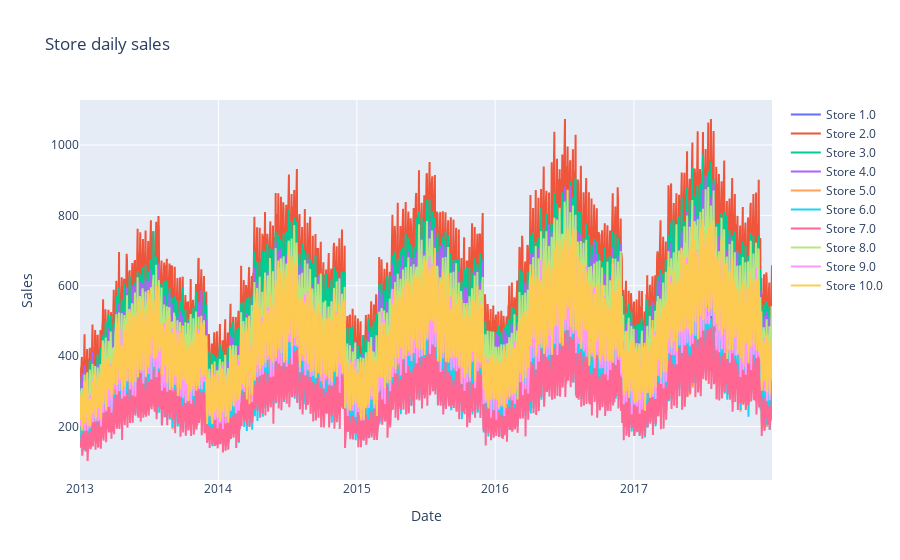

Notebook code cell kept with this figure:
### Code cell
store_daily_sales_sc = []
for store in store_daily_sales['store'].unique():
    current_store_daily_sales = store_daily_sales[(store_daily_sales['store'] == store)]
    store_daily_sales_sc.append(go.Scatter(x=current_store_daily_sales['date'], y=current_store_daily_sales['sales'], name=('Store %s' % store)))

layout = go.Layout(title='Store daily sales', xaxis=dict(title='Date'), yaxis=dict(title='Sales'))
fig = go.Figure(data=store_daily_sales_sc, layout=layout)
iplot(fig)

### Figure 1 — Plotly figure (JSON) as saved in the notebook; plotly's stock layout.template omitted (floating-point values rounded to 4 significant figures; data arrays with more than 128 entries replaced by an {"elided": "..."} marker saying what was removed)
{"data": [{"name": "Store 1.0", "x": {"elided": "1826 str values"}, "y": {"elided": "1826 int values"}, "type": "scatter"}, {"name": "Store 2.0", "x": {"elided": "1826 str values"}, "y": {"elided": "1826 int values"}, "type": "scatter"}, {"name": "Store 3.0", "x": {"elided": "1826 str values"}, "y": {"elided": "1826 int values"}, "type": "scatter"}, {"name": "Store 4.0", "x": {"elided": "1826 str values"}, "y": {"elided": "1826 int values"}, "type": "scatter"}, {"name": "Store 5.0", "x": {"elided": "1826 str values"}, "y": {"elided": "1826 int values"}, "type": "scatter"}, {"name": "Store 6.0", "x": {"elided": "1826 str values"}, "y": {"elided": "1826 int values"}, "type": "scatter"}, {"name": "Store 7.0", "x": {"elided": "1826 str values"}, "y": {"elided": "1826 int values"}, "type": "scatter"}, {"name": "Store 8.0", "x": {"elided": "1826 str values"}, "y": {"elided": "1826 int values"}, "type": "scatter"}, {"name": "Store 9.0", "x": {"elided": "1826 str values"}, "y": {"elided": "1826 int values"}, "type": "scatter"}, {"name": "Store 10.0", "x": {"elided": "1826 str values"}, "y": {"elided": "1826 int values"}, "type": "scatter"}], "layout": {"title": {"text": "Store daily sales"}, "xaxis": {"title": {"text": "Date"}}, "yaxis": {"title": {"text": "Sales"}}}}
